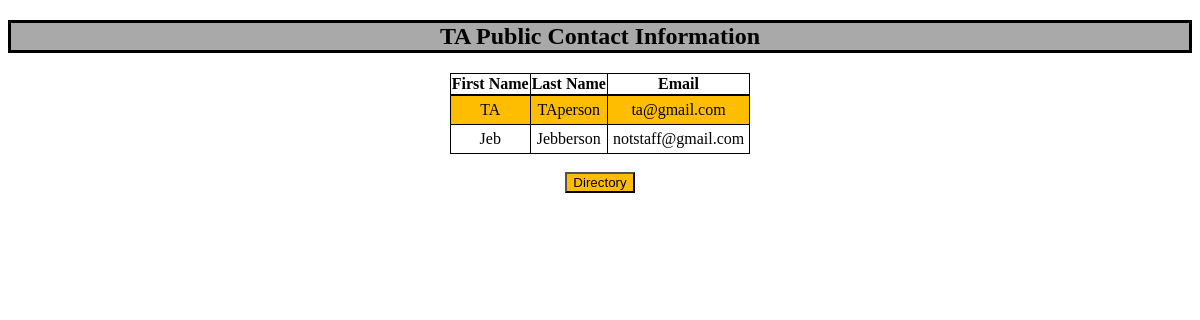
/TAPublicInfo/, run on the app's committed database.
### TASchedulerWebApp/models.py (models this page shows, shortened)
class User(AbstractBaseUser, PermissionsMixin):
    email = models.EmailField(unique=True)
    first_name = models.CharField(max_length=30, blank=True)
    last_name = models.CharField(max_length=30, blank=True)
    is_active = models.BooleanField(default=True)
    is_staff = models.BooleanField(default=False)
    date_joined = models.DateTimeField(auto_now_add=True)
    groups = models.ManyToManyField(Group, related_name='myapp_user_groups', blank=True)
    user_permissions = models.ManyToManyField(Permission, related_name='myapp_user_permissions', blank=True)
    objects = UserManager()
    USERNAME_FIELD = 'email'
    EMAIL_FIELD = 'email'
    def __str__(self):
        return self.email

### TASchedulerWebApp/views.py (the view)
# urls.py: path('TAPublicInfo/', TAPublicContact.as_view()),
class TAPublicContact(View):
    def get(self, request):
        ta = User.objects.filter(is_staff='False')
        print(ta)
        return render(request, 'TAPublicInfo.html', {"tas": ta})

### templates/TAPublicInfo.html (shortened to what this page needs)
{% load static %}
<!DOCTYPE html>
<html>
<head>
    <link rel="stylesheet" type="text/css" href="{% static 'css/publicinfo.css' %}"/>
</head>
<body>
    <h2>TA Public Contact Information</h2>
        {% if tas %}
        <table class="center">
        <tr>
            <th>First Name</th>
            <th>Last Name</th>
            <th>Email</th>
        </tr>
        {% for person in tas %}
            <tr>
                <td>{{ person.first_name }}</td>
                <td>{{ person.last_name }}</td>
                <td>{{ person.email}}</td>
            </tr>
        {% endfor %}
            {% else %}
            <p style="text-align: center">There are no TAs in the database.</p>
        {% endif %}
    </table>
    <br>
    <form action="{% url 'directory' %}" method="get">
    <button type="submit">Directory</button>
    </form>
</body>
</html>

### static/css/publicinfo.css (style rules this page uses)
table, td { text-align: center; border: 1px solid black; border-collapse: collapse; padding: 5px; }
tr:nth-child(even) { background-color: #ffbd00; }
tr { border-bottom: 1px solid black; }
th { border-bottom: 2px solid black; border-right: 1px solid black; }
h2 { text-align: center; border: 3px solid black; background-color: darkgrey; }
body { text-align: center; }
.center { margin-left: auto; margin-right: auto; }
button { background-color: #ffbd00; }

### data on the page
User: first_name "TA", last_name "TAperson", email "ta@gmail.com"
User: first_name "Jeb", last_name "Jebberson", email "notstaff@gmail.com"
